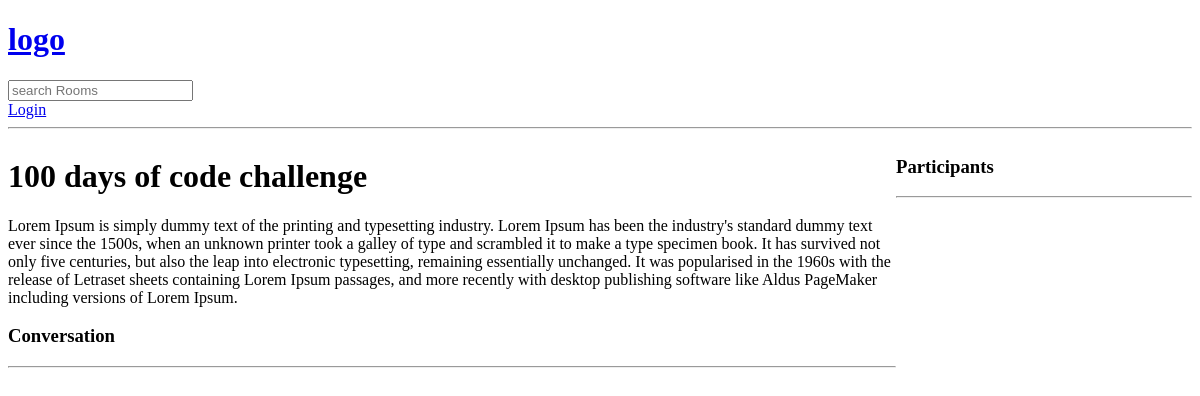
The page /room/2/ on the database as committed earlier.
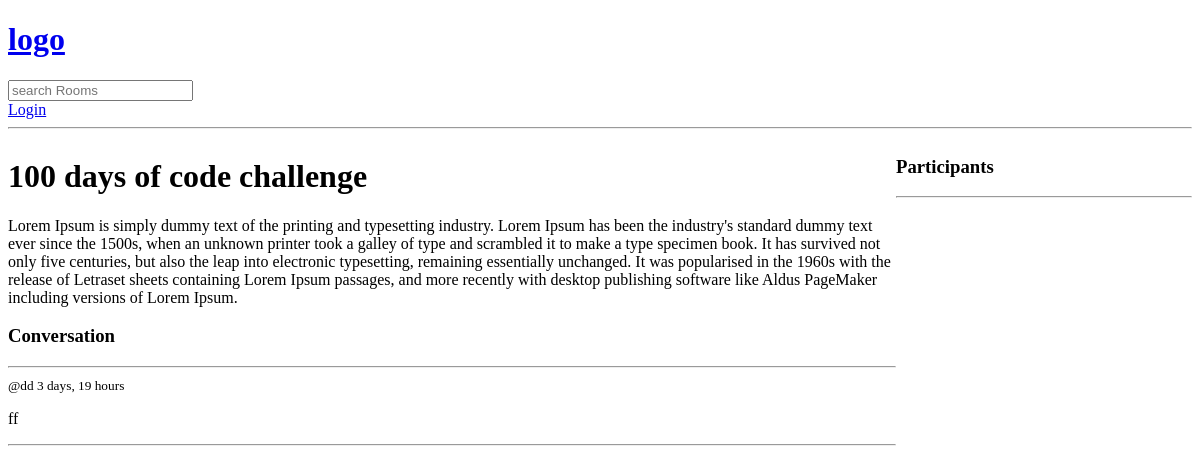
The same page on the database as committed later.
### base/models.py (models this page shows, shortened)
class Message(models.Model):
    user = models.ForeignKey(User, on_delete=models.CASCADE)
    room = models.ForeignKey(Room, on_delete=models.CASCADE)
    body = models.TextField()
    updated = models.DateTimeField(auto_now=True)
    created = models.DateTimeField(auto_now_add=True)#initial time stamp
    class Meta:
        ordering = ['-updated','-created']

### base/views.py (the view, shortened to what this page needs)
# urls.py: path('room/<str:pk>/',views.room,name="room"),
def room(request,pk):
    room = Room.objects.get(id=pk)
    room_messages=room.message_set.all()#.order_by('-created')
    participants = room.participants.all()
    context = {'room': room,'room_messages':room_messages,'participants':participants}
    return render(request,'base/room.html',context)

### base/templates/base/room.html (shortened to what this page needs)
{% extends 'main.html' %}
{% block content %}
<div class="room-container">
    <div>
        <h1>{{room.name}}</h1>
        <p>{{room.description}}</p>
        <div class="comment-wrapper">
            <h3>Conversation</h3>
            <hr>
            {% for message in room_messages %}
            <div>
                <small>@{{message.user}} {{message.created|timesince}} </small>
                <p>{{message.body}}</p>
                <hr>
            </div>
            {% endfor %}
        </div>
    </div>
    <div>
        <h3>Participants</h3>
        <hr>
    </div>
</div>
{% endblock %}

Rows that differ between the two databases and show on the page:
added Message: user "dd", created "3 days, 19 hours", body "ff"
